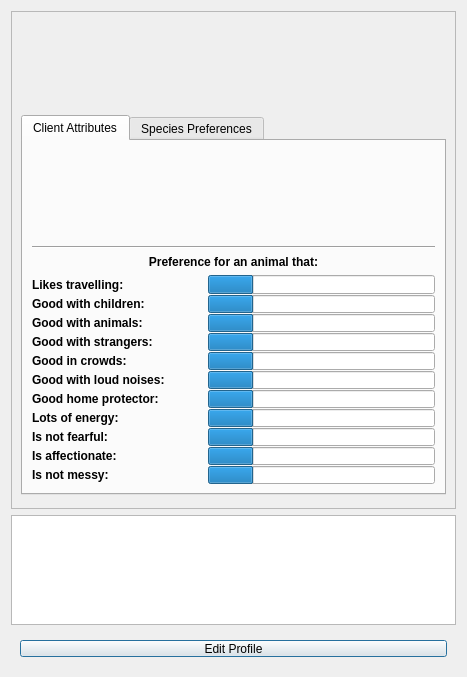
<?xml version="1.0" encoding="UTF-8"?>
<ui version="4.0">
 <class>ViewClients</class>
 <widget class="QDialog" name="ViewClients">
  <property name="geometry">
   <rect>
    <x>0</x>
    <y>0</y>
    <width>467</width>
    <height>677</height>
   </rect>
  </property>
  <property name="minimumSize">
   <size>
    <width>467</width>
    <height>420</height>
   </size>
  </property>
  <property name="maximumSize">
   <size>
    <width>467</width>
    <height>677</height>
   </size>
  </property>
  <property name="windowTitle">
   <string>View Clients</string>
  </property>
  <property name="windowIcon">
   <iconset resource="mainicon.qrc">
    <normaloff>:/new/icons/cuacs_icon.png</normaloff>:/new/icons/cuacs_icon.png</iconset>
  </property>
  <property name="styleSheet">
   <string notr="true">QDialog{
background-color:#191919;
}

Line{
color:#fff;
}

QProgressBar{
border: 2px solid grey;
border-radius: 5px;
}

QProgressBar::chunk{
background-color: #c23b22;
}

QPushButton{
color: #fff;
background-color:#c23b22;
border-radius:7px;
min-height: 20px;
}

QPushButton:hover{
color:ccc;
border-color:#2d89ef;
border-width:2px;
}

QLabel{
color: #ffffff
}

QTabWidget{
background-color: #1d1d1d;
}

QTabWidget::pane{
background-color: #1d1d1d;
}

QTabWidget QStackedWidget &gt; QWidget {
background-color: #1d1d1d;
}

QLineEdit{
border-radius: 4px;
min-height: 20px;
}

QTabBar{
background-color: #1d1d1d;
}

QTabBar::tab{
background-color: #4d4d4d;
border: 1px solid black;
min-height: 15px;
min-width: 100px;
color: #ffffff;
}

QTabBar::tab:selected{
background-color: #ffffff;
color: #000000;
}

QTabBar::tab:hover{
background-color: #aaaaaa;
}

QRadioButton{
color: #ffffff;
}

QRadioButton::indicator:hover{
background-color: #c23b22;
}

QRadioButton::indicator:checked{
background-color: #c23b22;
border: 3px solid white;
}

QRadioButton::indicator:checked:disabled{
background-color: #e6aea4;
border: 3px solid white;
}

QRadioButton::indicator:unchecked{
background-color: #ffffff;
border: 3px solid white;
}

QRadioButton::indicator:unchecked:hover{
background-color: #e6aea4;
border: 3px solid white;
}

QRadioButton::indicator:checked:pressed{
background-color: #aaaaaa;
}

QRadioButton::indicator:unchecked:disabled{
background-color: #555555;
border: 0px solid white;
}

QCheckBox::indicator:checked{
background-color: #000000;
border: 3px solid white;
}

QCheckBox::indicator:unchecked{
background-color: #ffffff;
border: 3px solid white;
}

QCheckBox{
color: #ffffff;
}

QCheckBox::indicator:unchecked:disabled{
background-color: #aaaaaa;
border: 3px solid white;
}

QCheckBox::indicator:checked:pressed{
background-color: #aaaaaa
}

QListWidget::item:selected{
selection-background-color: #c23b22;
}

QListWidget::item:selected!active{
selection-background-color: #e6aea4;
}
</string>
  </property>
  <layout class="QGridLayout" name="gridLayout">
   <item row="0" column="0">
    <widget class="QFrame" name="frame">
     <property name="minimumSize">
      <size>
       <width>0</width>
       <height>200</height>
      </size>
     </property>
     <property name="frameShape">
      <enum>QFrame::StyledPanel</enum>
     </property>
     <property name="frameShadow">
      <enum>QFrame::Raised</enum>
     </property>
     <layout class="QGridLayout" name="gridLayout_2">
      <item row="0" column="0">
       <widget class="QLabel" name="lbContactInfo">
        <property name="minimumSize">
         <size>
          <width>440</width>
          <height>80</height>
         </size>
        </property>
        <property name="maximumSize">
         <size>
          <width>440</width>
          <height>80</height>
         </size>
        </property>
        <property name="text">
         <string/>
        </property>
        <property name="alignment">
         <set>Qt::AlignLeading|Qt::AlignLeft|Qt::AlignVCenter</set>
        </property>
       </widget>
      </item>
      <item row="1" column="0">
       <widget class="QTabWidget" name="tabWidget">
        <property name="minimumSize">
         <size>
          <width>0</width>
          <height>380</height>
         </size>
        </property>
        <property name="maximumSize">
         <size>
          <width>485</width>
          <height>380</height>
         </size>
        </property>
        <property name="currentIndex">
         <number>0</number>
        </property>
        <widget class="QWidget" name="tab">
         <attribute name="title">
          <string>Client Attributes</string>
         </attribute>
         <layout class="QVBoxLayout" name="verticalLayout_5">
          <item>
           <widget class="QLabel" name="lbClientAttributes">
            <property name="minimumSize">
             <size>
              <width>0</width>
              <height>90</height>
             </size>
            </property>
            <property name="maximumSize">
             <size>
              <width>485</width>
              <height>90</height>
             </size>
            </property>
            <property name="text">
             <string/>
            </property>
           </widget>
          </item>
          <item>
           <widget class="Line" name="line_2">
            <property name="orientation">
             <enum>Qt::Horizontal</enum>
            </property>
           </widget>
          </item>
          <item>
           <widget class="QLabel" name="label">
            <property name="font">
             <font>
              <weight>75</weight>
              <bold>true</bold>
              <underline>false</underline>
             </font>
            </property>
            <property name="text">
             <string>Preference for an animal that:</string>
            </property>
            <property name="alignment">
             <set>Qt::AlignCenter</set>
            </property>
           </widget>
          </item>
          <item>
           <layout class="QVBoxLayout" name="verticalLayout_7">
            <property name="spacing">
             <number>1</number>
            </property>
            <property name="sizeConstraint">
             <enum>QLayout::SetDefaultConstraint</enum>
            </property>
            <item>
             <layout class="QHBoxLayout" name="likesTravel_2">
              <item>
               <widget class="QLabel" name="lbLikesTravel_2">
                <property name="minimumSize">
                 <size>
                  <width>175</width>
                  <height>0</height>
                 </size>
                </property>
                <property name="font">
                 <font>
                  <weight>75</weight>
                  <bold>true</bold>
                 </font>
                </property>
                <property name="text">
                 <string>Likes travelling:</string>
                </property>
               </widget>
              </item>
              <item>
               <widget class="QProgressBar" name="barLikesTravel_2">
                <property name="minimumSize">
                 <size>
                  <width>175</width>
                  <height>0</height>
                 </size>
                </property>
                <property name="minimum">
                 <number>-1</number>
                </property>
                <property name="maximum">
                 <number>4</number>
                </property>
                <property name="value">
                 <number>0</number>
                </property>
                <property name="textVisible">
                 <bool>false</bool>
                </property>
               </widget>
              </item>
             </layout>
            </item>
            <item>
             <layout class="QHBoxLayout" name="goodwChildren_2">
              <item>
               <widget class="QLabel" name="lbChildren_2">
                <property name="minimumSize">
                 <size>
                  <width>175</width>
                  <height>0</height>
                 </size>
                </property>
                <property name="font">
                 <font>
                  <weight>75</weight>
                  <bold>true</bold>
                 </font>
                </property>
                <property name="text">
                 <string>Good with children:</string>
                </property>
               </widget>
              </item>
              <item>
               <widget class="QProgressBar" name="barChildren_2">
                <property name="minimumSize">
                 <size>
                  <width>175</width>
                  <height>0</height>
                 </size>
                </property>
                <property name="minimum">
                 <number>-1</number>
                </property>
                <property name="maximum">
                 <number>4</number>
                </property>
                <property name="value">
                 <number>0</number>
                </property>
                <property name="textVisible">
                 <bool>false</bool>
                </property>
               </widget>
              </item>
             </layout>
            </item>
            <item>
             <layout class="QHBoxLayout" name="goodwAnimals_2">
              <item>
               <widget class="QLabel" name="lbAnimals_2">
                <property name="minimumSize">
                 <size>
                  <width>175</width>
                  <height>0</height>
                 </size>
                </property>
                <property name="font">
                 <font>
                  <weight>75</weight>
                  <bold>true</bold>
                 </font>
                </property>
                <property name="text">
                 <string>Good with animals:</string>
                </property>
               </widget>
              </item>
              <item>
               <widget class="QProgressBar" name="barAnimals_2">
                <property name="minimumSize">
                 <size>
                  <width>175</width>
                  <height>0</height>
                 </size>
                </property>
                <property name="minimum">
                 <number>-1</number>
                </property>
                <property name="maximum">
                 <number>4</number>
                </property>
                <property name="value">
                 <number>0</number>
                </property>
                <property name="textVisible">
                 <bool>false</bool>
                </property>
               </widget>
              </item>
             </layout>
            </item>
            <item>
             <layout class="QHBoxLayout" name="goodwStrangers_2">
              <item>
               <widget class="QLabel" name="lbStrangers_2">
                <property name="minimumSize">
                 <size>
                  <width>175</width>
                  <height>0</height>
                 </size>
                </property>
                <property name="font">
                 <font>
                  <weight>75</weight>
                  <bold>true</bold>
                 </font>
                </property>
                <property name="text">
                 <string>Good with strangers:</string>
                </property>
               </widget>
              </item>
              <item>
               <widget class="QProgressBar" name="barStrangers_2">
                <property name="minimumSize">
                 <size>
                  <width>175</width>
                  <height>0</height>
                 </size>
                </property>
                <property name="minimum">
                 <number>-1</number>
                </property>
                <property name="maximum">
                 <number>4</number>
                </property>
                <property name="value">
                 <number>0</number>
                </property>
                <property name="textVisible">
                 <bool>false</bool>
                </property>
               </widget>
              </item>
             </layout>
            </item>
            <item>
             <layout class="QHBoxLayout" name="goodinCrowds_2">
              <item>
               <widget class="QLabel" name="lbCrowds_2">
                <property name="minimumSize">
                 <size>
                  <width>175</width>
                  <height>0</height>
                 </size>
                </property>
                <property name="font">
                 <font>
                  <weight>75</weight>
                  <bold>true</bold>
                 </font>
                </property>
                <property name="text">
                 <string>Good in crowds:</string>
                </property>
               </widget>
              </item>
              <item>
               <widget class="QProgressBar" name="barCrowds_2">
                <property name="minimumSize">
                 <size>
                  <width>175</width>
                  <height>0</height>
                 </size>
                </property>
                <property name="minimum">
                 <number>-1</number>
                </property>
                <property name="maximum">
                 <number>4</number>
                </property>
                <property name="value">
                 <number>0</number>
                </property>
                <property name="textVisible">
                 <bool>false</bool>
                </property>
               </widget>
              </item>
             </layout>
            </item>
            <item>
             <layout class="QHBoxLayout" name="goodwNoise_2">
              <item>
               <widget class="QLabel" name="lbNoise_2">
                <property name="minimumSize">
                 <size>
                  <width>175</width>
                  <height>0</height>
                 </size>
                </property>
                <property name="font">
                 <font>
                  <weight>75</weight>
                  <bold>true</bold>
                 </font>
                </property>
                <property name="text">
                 <string>Good with loud noises:</string>
                </property>
               </widget>
              </item>
              <item>
               <widget class="QProgressBar" name="barNoise_2">
                <property name="minimumSize">
                 <size>
                  <width>175</width>
                  <height>0</height>
                 </size>
                </property>
                <property name="minimum">
                 <number>-1</number>
                </property>
                <property name="maximum">
                 <number>4</number>
                </property>
                <property name="value">
                 <number>0</number>
                </property>
                <property name="textVisible">
                 <bool>false</bool>
                </property>
               </widget>
              </item>
             </layout>
            </item>
            <item>
             <layout class="QHBoxLayout" name="goodProtector_2">
              <item>
               <widget class="QLabel" name="lbProtector_2">
                <property name="minimumSize">
                 <size>
                  <width>175</width>
                  <height>0</height>
                 </size>
                </property>
                <property name="font">
                 <font>
                  <weight>75</weight>
                  <bold>true</bold>
                 </font>
                </property>
                <property name="text">
                 <string>Good home protector:</string>
                </property>
               </widget>
              </item>
              <item>
               <widget class="QProgressBar" name="barProtector_2">
                <property name="minimumSize">
                 <size>
                  <width>175</width>
                  <height>0</height>
                 </size>
                </property>
                <property name="minimum">
                 <number>-1</number>
                </property>
                <property name="maximum">
                 <number>4</number>
                </property>
                <property name="value">
                 <number>0</number>
                </property>
                <property name="textVisible">
                 <bool>false</bool>
                </property>
               </widget>
              </item>
             </layout>
            </item>
            <item>
             <layout class="QHBoxLayout" name="lvlEnergy_2">
              <item>
               <widget class="QLabel" name="lbEnergy_2">
                <property name="minimumSize">
                 <size>
                  <width>175</width>
                  <height>0</height>
                 </size>
                </property>
                <property name="font">
                 <font>
                  <weight>75</weight>
                  <bold>true</bold>
                 </font>
                </property>
                <property name="text">
                 <string>Lots of energy:</string>
                </property>
               </widget>
              </item>
              <item>
               <widget class="QProgressBar" name="barEnergy_2">
                <property name="minimumSize">
                 <size>
                  <width>175</width>
                  <height>0</height>
                 </size>
                </property>
                <property name="minimum">
                 <number>-1</number>
                </property>
                <property name="maximum">
                 <number>4</number>
                </property>
                <property name="value">
                 <number>0</number>
                </property>
                <property name="textVisible">
                 <bool>false</bool>
                </property>
               </widget>
              </item>
             </layout>
            </item>
            <item>
             <layout class="QHBoxLayout" name="lvlFear_2">
              <item>
               <widget class="QLabel" name="lbFear_2">
                <property name="minimumSize">
                 <size>
                  <width>175</width>
                  <height>0</height>
                 </size>
                </property>
                <property name="font">
                 <font>
                  <weight>75</weight>
                  <bold>true</bold>
                 </font>
                </property>
                <property name="text">
                 <string>Is not fearful:</string>
                </property>
               </widget>
              </item>
              <item>
               <widget class="QProgressBar" name="barFear_2">
                <property name="minimumSize">
                 <size>
                  <width>175</width>
                  <height>0</height>
                 </size>
                </property>
                <property name="minimum">
                 <number>-1</number>
                </property>
                <property name="maximum">
                 <number>4</number>
                </property>
                <property name="value">
                 <number>0</number>
                </property>
                <property name="textVisible">
                 <bool>false</bool>
                </property>
               </widget>
              </item>
             </layout>
            </item>
            <item>
             <layout class="QHBoxLayout" name="lvlAffection_2">
              <item>
               <widget class="QLabel" name="lbAffection_2">
                <property name="minimumSize">
                 <size>
                  <width>175</width>
                  <height>0</height>
                 </size>
                </property>
                <property name="font">
                 <font>
                  <weight>75</weight>
                  <bold>true</bold>
                 </font>
                </property>
                <property name="text">
                 <string>Is affectionate:</string>
                </property>
               </widget>
              </item>
              <item>
               <widget class="QProgressBar" name="barAffection_2">
                <property name="minimumSize">
                 <size>
                  <width>175</width>
                  <height>0</height>
                 </size>
                </property>
                <property name="minimum">
                 <number>-1</number>
                </property>
                <property name="maximum">
                 <number>4</number>
                </property>
                <property name="value">
                 <number>0</number>
                </property>
                <property name="textVisible">
                 <bool>false</bool>
                </property>
               </widget>
              </item>
             </layout>
            </item>
            <item>
             <layout class="QHBoxLayout" name="messiness_2">
              <item>
               <widget class="QLabel" name="lbMessy_2">
                <property name="minimumSize">
                 <size>
                  <width>175</width>
                  <height>0</height>
                 </size>
                </property>
                <property name="font">
                 <font>
                  <weight>75</weight>
                  <bold>true</bold>
                 </font>
                </property>
                <property name="text">
                 <string>Is not messy:</string>
                </property>
               </widget>
              </item>
              <item>
               <widget class="QProgressBar" name="barMessy_2">
                <property name="minimumSize">
                 <size>
                  <width>175</width>
                  <height>0</height>
                 </size>
                </property>
                <property name="minimum">
                 <number>-1</number>
                </property>
                <property name="maximum">
                 <number>4</number>
                </property>
                <property name="value">
                 <number>0</number>
                </property>
                <property name="textVisible">
                 <bool>false</bool>
                </property>
               </widget>
              </item>
             </layout>
            </item>
           </layout>
          </item>
         </layout>
        </widget>
        <widget class="QWidget" name="tab_3">
         <attribute name="title">
          <string>Species Preferences</string>
         </attribute>
         <layout class="QGridLayout" name="gridLayout_3">
          <item row="0" column="0">
           <layout class="QHBoxLayout" name="horizontalLayout_2">
            <item>
             <widget class="QRadioButton" name="rbSpeciesDog">
              <property name="text">
               <string>Dog</string>
              </property>
              <property name="checked">
               <bool>true</bool>
              </property>
              <attribute name="buttonGroup">
               <string notr="true">groupSpecies</string>
              </attribute>
             </widget>
            </item>
            <item>
             <widget class="QRadioButton" name="rbSpeciesCat">
              <property name="text">
               <string>Cat</string>
              </property>
              <attribute name="buttonGroup">
               <string notr="true">groupSpecies</string>
              </attribute>
             </widget>
            </item>
            <item>
             <widget class="QRadioButton" name="rbSpeciesBird">
              <property name="text">
               <string>Bird</string>
              </property>
              <attribute name="buttonGroup">
               <string notr="true">groupSpecies</string>
              </attribute>
             </widget>
            </item>
            <item>
             <widget class="QRadioButton" name="rbSpeciesLizard">
              <property name="text">
               <string>Lizard</string>
              </property>
              <attribute name="buttonGroup">
               <string notr="true">groupSpecies</string>
              </attribute>
             </widget>
            </item>
            <item>
             <widget class="QRadioButton" name="rbSpeciesRabbit">
              <property name="text">
               <string>Rabbit</string>
              </property>
              <attribute name="buttonGroup">
               <string notr="true">groupSpecies</string>
              </attribute>
             </widget>
            </item>
           </layout>
          </item>
          <item row="1" column="0">
           <widget class="Line" name="line">
            <property name="orientation">
             <enum>Qt::Horizontal</enum>
            </property>
           </widget>
          </item>
          <item row="2" column="0">
           <widget class="QLabel" name="lbBreedPreferences">
            <property name="minimumSize">
             <size>
              <width>425</width>
              <height>240</height>
             </size>
            </property>
            <property name="font">
             <font>
              <pointsize>9</pointsize>
             </font>
            </property>
            <property name="text">
             <string/>
            </property>
            <property name="alignment">
             <set>Qt::AlignLeading|Qt::AlignLeft|Qt::AlignVCenter</set>
            </property>
           </widget>
          </item>
         </layout>
        </widget>
       </widget>
      </item>
     </layout>
    </widget>
   </item>
   <item row="1" column="0">
    <widget class="QListWidget" name="clientList">
     <property name="minimumSize">
      <size>
       <width>300</width>
       <height>110</height>
      </size>
     </property>
     <property name="maximumSize">
      <size>
       <width>485</width>
       <height>110</height>
      </size>
     </property>
    </widget>
   </item>
   <item row="2" column="0">
    <widget class="QWidget" name="widget" native="true">
     <property name="maximumSize">
      <size>
       <width>467</width>
       <height>35</height>
      </size>
     </property>
     <layout class="QVBoxLayout" name="verticalLayout">
      <item>
       <widget class="QPushButton" name="buttonEdit">
        <property name="text">
         <string>Edit Profile</string>
        </property>
       </widget>
      </item>
     </layout>
    </widget>
   </item>
  </layout>
 </widget>
 <resources>
  <include location="mainicon.qrc"/>
 </resources>
 <connections/>
 <buttongroups>
  <buttongroup name="groupSpecies"/>
 </buttongroups>
</ui>
